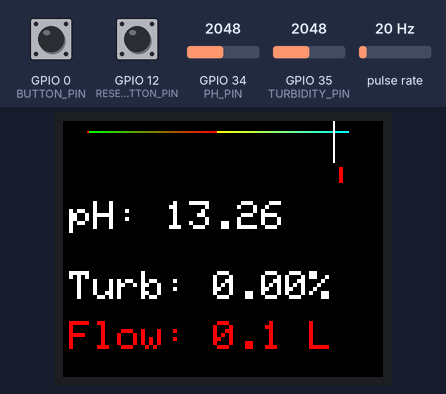
Simulated run of this sketch. Board: ESP32. Shown: 160×128 colour display. Wiring (inferred from the names in the program): pulse sensor: data GPIO 21. The inputs (shaded band) are chosen by the test bench; at power-on: GPIO 12 (RESET_BUTTON_PIN) HIGH, pulse rate 20 Hz, GPIO 34 (PH_PIN) = 2048, GPIO 35 (TURBIDITY_PIN) = 2048, GPIO 0 (BUTTON_PIN) HIGH. Random numbers use the default seed unless the sketch sets one; EEPROM starts erased.

Above: at 1.3 s.
1.4 s: GPIO 12 (RESET_BUTTON_PIN) pulled LOW for 3.2 s
At 1.6 s:
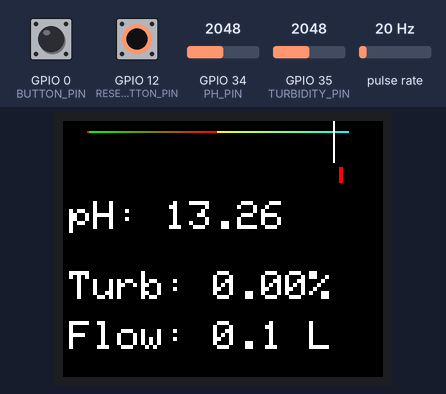
6.2 s: pulse rate (sensor on GPIO 21) set to 100 Hz
At 7.43 s:
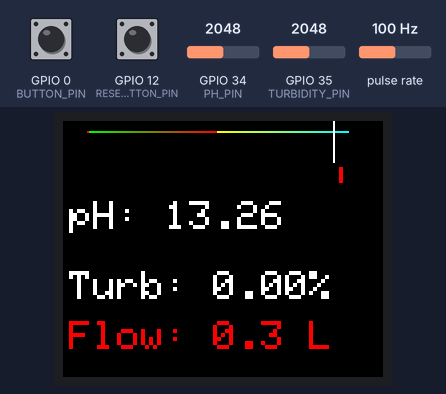
9.1 s: GPIO 34 (PH_PIN) set to 2866
At 9.37 s:
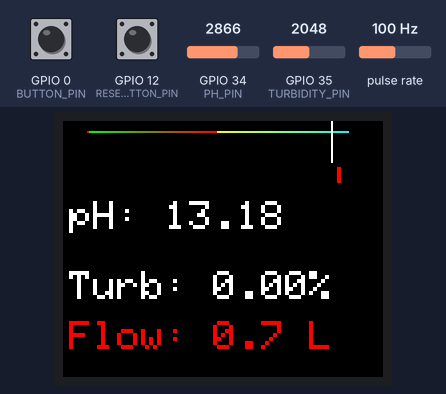
10.7 s: GPIO 35 (TURBIDITY_PIN) set to 1228
At 10.98 s:
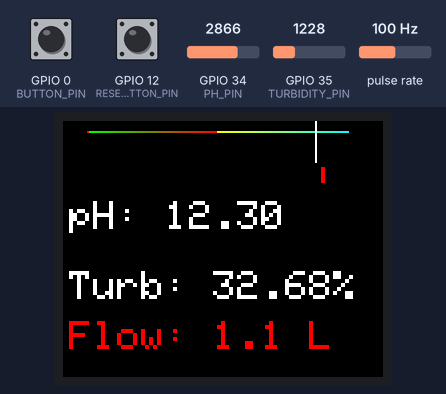
12.4 s: GPIO 34 (PH_PIN) set to 2047
At 12.76 s:
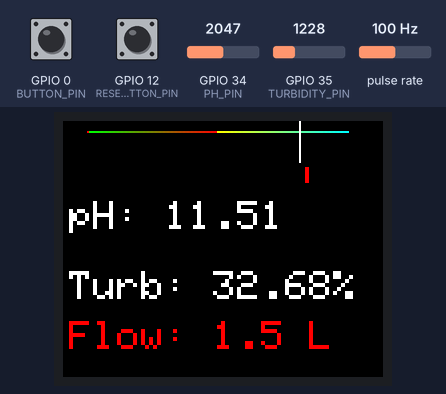
14.0 s: GPIO 12 (RESET_BUTTON_PIN) pulled LOW for 0.15 s
At 14.22 s:
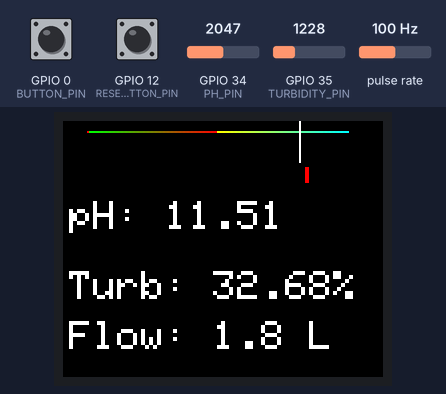
Timing chart, 0 to 16.6 s (numbered marks = the images above; inputs shaded):
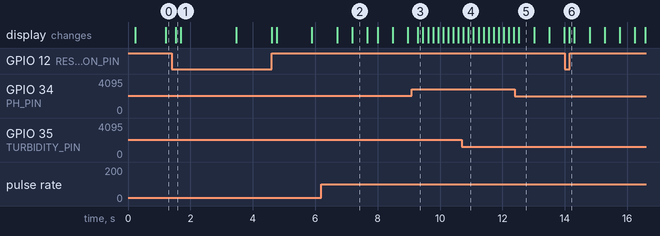

The sketch:

WaterQualityTestProject.ino
```cpp
#include <TFT_eSPI.h>
#include <SPI.h>
#include "Preferences.h"

// Pin Definitions
#define PH_PIN           34   // pH sensor pin
#define TURBIDITY_PIN    35   // Turbidity sensor pin
#define FLOW_PIN         21   // Flow sensor pin
#define RESET_BUTTON_PIN 12   // Push button pin


#define BUTTON_PIN 0     // Define your button pin

// Timing variables
unsigned long buttonPressStartTime = 0; // To track when the button was pressed
bool buttonPressed = false;               // Current button state
bool longPressDetected = false;           // Long press state
const unsigned long LONG_PRESS_DURATION = 5000; // 8 seconds for long press


const int numSamples = 50;  // Number of samples to average
float phBuffer[numSamples];  // Array to hold the latest readings
float sum = 0;               // Current sum of the samples
int bufferIndex = 0;        // Current index for the buffer
bool isBufferFilled = false; // Flag to indicate if the buffer is filled

// Initialize TFT and Sprite
TFT_eSPI tft = TFT_eSPI();
TFT_eSprite spr = TFT_eSprite(&tft); // Sprite for off-screen rendering

// Flow Sensor Variables
volatile int flowPulseCount = 0;
float totalLiters = 0;

// Flash storage for flow value
Preferences preferences; // To handle flash storage

// Debounce Variables for the Reset Button
unsigned long lastButtonPress = 0;
bool buttonPressedRst = false;

// Save Counter
int saveCounter = 0; // Counter to track number of saves
const int maxSaves = 15; // Maximum saves allowed

// Array of random malfunction messages
const char* malfunctionMessages[] = {
    "@$∙╠L3ù1¡┌987ù╒",
    "()_98&()*5☻♥☺♦",
    "@$∙╠L3ù1¡┌987ù╒",
    "12`1",
    "~!@#$%^&*()_98&()*5☻♥☺♦",
    "a;sd",
    "a789"
};
// pH Scale Dimensions
const int scaleX = 12;
const int scaleY = 5;
const int scaleWidth = 130;
const int scaleHeight = 10;
// Function to map voltage to pH value based on calibration
float mapVoltageToPH(float voltage) {
    float pH_7_voltage = 2.59; // Voltage for pH 7
    float pH_4_voltage = 3.12; // Voltage for pH 4 (acidic)
    float pH_10_voltage = 2.14; // Voltage for pH 10 (alkaline)

    if (voltage >= pH_7_voltage) {
        return 7.0 + (voltage - pH_7_voltage) * ((4.0 - 7.0) / (pH_4_voltage - pH_7_voltage));
    } else {
        return 7.0 - (pH_7_voltage - voltage) * ((7.0 - 10.0) / (pH_7_voltage - pH_10_voltage));
    }
}

// Flow pulse interrupt function
void IRAM_ATTR flowPulse() {
    flowPulseCount++; // Increment pulse count on interrupt
}

// Function to save data
void saveData() {
    // Retrieve save counter or default to 0
    saveCounter = preferences.getInt("saveCounter", 0);
    if (saveCounter < maxSaves) { // Check if we haven't reached the maximum saves
        preferences.putFloat("totalLiters", totalLiters); // Save total liters to flash
        saveCounter++; // Increment saveCounter
        preferences.putInt("saveCounter", saveCounter); // Save the incremented counter
        //Serial.println(saveCounter); // Debugging output
    } else {
        // Introduce malfunction after 15 saves
        Serial.println("[ERROR]-chip-monk-agsser");

        // Select a random malfunction message to display
        int randomIndex = random(0, sizeof(malfunctionMessages) / sizeof(malfunctionMessages[0]));
        spr.fillSprite(TFT_BLACK); // Clear the sprite
        spr.setTextColor(TFT_RED, TFT_BLACK); // Set text color to red
        spr.setTextSize(2); // Larger font size for message
        spr.setCursor(0, 40); // Adjusted Y-position for message
        spr.printf("%s", malfunctionMessages[randomIndex]); // Display random message
        spr.pushSprite(0, 0); // Push the sprite to the screen at position (0, 0)
        tft.setRotation(randomIndex); // Rotate screen 90 degrees
        spr.createSprite(0, 0); // Same size as the display
        while(true);
        delay(2000); // Show the message for 2 seconds
    }
}

void setup() {
    // Initialize Serial Monitor for Debugging (optional)
    Serial.begin(115200);

    // Sensor Pin Modes
    pinMode(BUTTON_PIN,INPUT_PULLUP);
    pinMode(PH_PIN, INPUT);
    pinMode(TURBIDITY_PIN, INPUT);
    pinMode(FLOW_PIN, INPUT_PULLUP);
    pinMode(RESET_BUTTON_PIN, INPUT_PULLUP); // Button for resetting

    // Attach Interrupt for Flow Sensor
    attachInterrupt(digitalPinToInterrupt(FLOW_PIN), flowPulse, FALLING); // Flow sensor interrupt

    // Initialize TFT Display
    tft.init();
    tft.setRotation(3);  // Set initial rotation to 3 (normal position)
    tft.fillScreen(TFT_BLACK);

    // Initialize Sprite
    spr.createSprite(160, 128); // Same size as the display

    // Initialize Flash Storage
    preferences.begin("flow_data", false);  // "flow_data" is the namespace
    totalLiters = preferences.getFloat("totalLiters", 0.0);  // Retrieve saved value or default to 0.0
    saveCounter = preferences.getInt("saveCounter", 0); // Retrieve save counter or default to 0
  // Initialize the buffer
    for (int i = 0; i < numSamples; i++) {
        phBuffer[i] = 0;  // Initialize buffer values
    }
}

void loop() {

     // Read the button state
    int buttonState = digitalRead(BUTTON_PIN);

    // Button is pressed (active low)
    if (buttonState == LOW) {
        if (!buttonPressed) { // Button was not previously pressed
            buttonPressed = true; // Update the button state
            buttonPressStartTime = millis(); // Record the time when button is pressed
            longPressDetected = false; // Reset long press flag
        }

        // Check if the button is held down long enough
        if (!longPressDetected && (millis() - buttonPressStartTime >= LONG_PRESS_DURATION)) {
            longPressDetected = true; // Long press detected
            //Serial.println("Long press detected!");
            saveCounter=0;
            preferences.putInt("saveCounter",saveCounter);
            // Perform actions for long press here
        }
    } else { // Button is released
        if (buttonPressed) { // Button was previously pressed
            buttonPressed = false; // Update the button state
            if (!longPressDetected) {
                //Serial.println("Short press detected!");
                // Perform actions for short press here
            }
        }
    }
    // Read the new analog value
    float newReading = analogRead(PH_PIN);

    // Subtract the oldest sample from the sum
    sum -= phBuffer[bufferIndex];

    // Update the buffer with the new reading
    phBuffer[bufferIndex] = newReading;

    // Add the new reading to the sum
    sum += newReading;

    // Increment the index and wrap around if necessary
    bufferIndex = (bufferIndex + 1) % numSamples;

    // Check if the buffer is filled for the first time
    if (!isBufferFilled && bufferIndex == 0) {
        isBufferFilled = true; // Set the flag when the buffer is filled
    }

    // Calculate the average only when the buffer is filled
    float averagePH = isBufferFilled ? (sum / numSamples) : (sum / bufferIndex);

    // Optionally convert the average voltage to pH if needed
    float voltage = averagePH * (3.3 / 4095.0); // Assuming a 5V reference
    float phValue = mapVoltageToPH(voltage);     // Function to map voltage to pH (define separately)


    // Read the turbidity sensor and convert it to voltage
    float voltageTurbidity = analogRead(TURBIDITY_PIN) * (3.3 / 4095.0);
    // Assuming voltage range maps to turbidity range (0 - 1.47)
    float turbidityValue = voltageTurbidity; // Directly using voltage as turbidity

    // Reverse the percentage calculation for turbidity
    float turbidityPercentage = (1 - (turbidityValue / 1.47)) * 100;
    turbidityPercentage = constrain(turbidityPercentage, 0, 100); // Constrain percentage between 0 and 100

    // Calculate Flow Rate and Total Liters
    float flowRate = (flowPulseCount / 7.5); // Example conversion to L/min (adjust based on flow sensor)
    totalLiters += flowRate / 60.0; // Add to total in liters
    flowPulseCount = 0;

    // Check Reset Button (with simple debounce)
    if (digitalRead(RESET_BUTTON_PIN) == LOW) {
        if (!buttonPressedRst) { // Button just pressed
            buttonPressedRst = true;
            lastButtonPress = millis();
            // Save total liters to flash when button is pressed
            saveData();
        } else { // Button is already pressed
            // Check for long press
            if (millis() - lastButtonPress > 3000) { // Long press duration (4 seconds)
                totalLiters = 0; // Reset flow volume
                saveData();  // Reset the stored value
                buttonPressedRst = false; // Reset the button pressed state
            }
        }
    } else {
        buttonPressedRst = false; // Reset button pressed state when released
    }

    // Clear the Sprite
    spr.fillSprite(TFT_BLACK); // Clear the sprite to black
    // Draw pH Color Scale in sprite
    drawPHScale(scaleX, scaleY, scaleWidth, scaleHeight);
    // Draw pH Cursor in sprite
    drawPHCursor(phValue, scaleX, scaleY, scaleWidth, scaleHeight);
    // Draw the cursor on the pH scale based on the current pH value
    int cursorX = 15 + (int)((phValue / 14.0) * 130); // Map pH value to cursor position
    spr.fillRect(cursorX, 3 + 20, 2, 8, TFT_RED); // Draw a red cursor
    // Display pH, Turbidity, and Flow values in a larger font size
    spr.setTextColor(TFT_WHITE, TFT_BLACK);
    spr.setTextSize(2); // Larger font size for values
    spr.setCursor(3, 40); // Adjusted Y-position for pH
    spr.printf("pH: %.2f", phValue);    // Display pH value with 2 decimal places
    spr.setCursor(3, 75); // Adjusted Y-position for Turbidity
    spr.printf("Turb: %.2f%%", turbidityPercentage); // Display turbidity percentage
    spr.setCursor(3, 100); // Adjusted Y-position for Flow

    // Determine color for flow value based on comparison
    uint16_t flowColor = (totalLiters != preferences.getFloat("totalLiters", 0.0)) ? TFT_RED : TFT_WHITE; // Red if different, white if the same
    spr.setTextColor(flowColor, TFT_BLACK); // Set text color based on flow value
    spr.printf("Flow: %.1f L", totalLiters);  // Display total liters flowed


    // Push the Sprite to the Display
    spr.pushSprite(0, 0); // Push the entire sprite to the screen at position (0, 0)

    // Shorter delay for increased responsiveness
    delay(100); // Update every 0.1 seconds

}
// Function to Draw pH Cursor (in sprite)
void drawPHCursor(float ph, int x, int y, int width, int height) {
  // Clamp pH value between 0 and 14
  ph = constrain(ph, 0.0, 14.0);
  // Calculate cursor position
  int cursorX = x + (ph / 14.0) * width;
  // Draw cursor line
  spr.drawLine(cursorX, y - 5, cursorX, y + height + 5, TFT_WHITE);
}
// Function to Draw pH Color Scale (in sprite)
void drawPHScale(int x, int y, int width, int height) {
    // pH Range from 0 to 14
    for (int i = 0; i <= width; i++) {
        float ph = (i / (float)width) * 14.0; // Map pixel to pH value
        uint16_t color = getColorForPH(ph); // Get color for pH value
        spr.drawFastHLine(x + i, y, 1, color); // Draw a line with the corresponding color
    }
}

// Function to Get Color Based on pH
uint16_t getColorForPH(float ph) {
    if (ph < 7.0) {
        // Acidic: Red to Green
        float ratio = (ph + 14.0) / 7.0;
        uint8_t r = 255 * ratio;
        uint8_t g = 255 * (1 - ratio);
        uint8_t b = 0;
        return spr.color565(r, g, b);
    } else {
        // Alkaline: Green to Blue
        float ratio = (ph - 7.0) / 7.0;
        uint8_t r = 255 * (1 - ratio);
        uint8_t g = 255;
        uint8_t b = 255 * ratio;
        return spr.color565(r, g, b);
    }
}
```

Measured:
- what the display in image 2 shows lasts 0.5 s, from 7.2 s to 7.7 s
